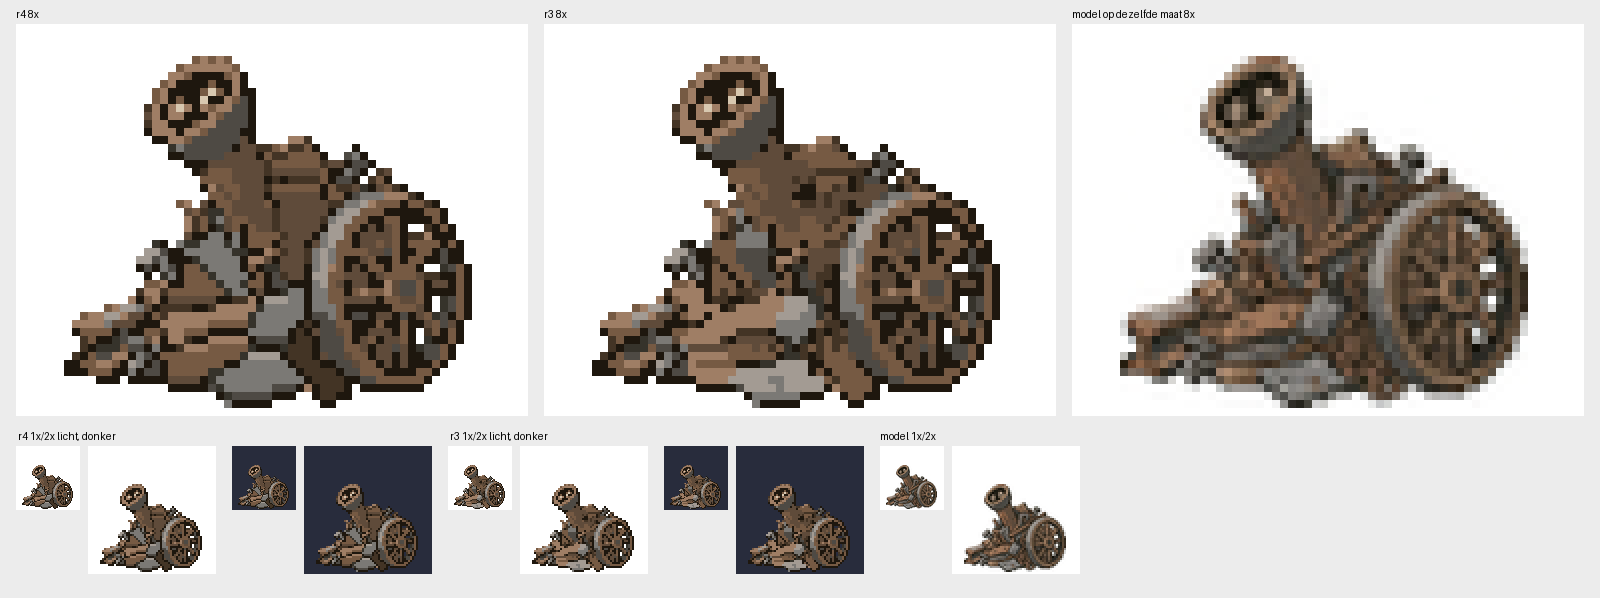

Write the Python code that produced this figure.
# vel r2: r2 8x | r1 8x | model (natief) verkleind op dezelfde maat 8x ; 1x/2x r2 op licht en donker, r1 en model 1x/2x
import sys; from PIL import Image, ImageDraw; import numpy as np
H=lambda c:[int(c[i:i+2],16) for i in (1,3,5)]
PAL=['#1e170e','#433425','#5f4b3a','#765a43','#9f7e65','#b39b87','#36332b','#4e4a44','#7b7975','#a39b93','#d8c8b0']
P=np.array([H(c) for c in PAL],np.uint8)
def rgba(f):
    o=np.load(f); r=np.zeros((64,64,4),np.uint8); r[o>0,:3]=P[o[o>0]-1]; r[o>0,3]=255; return Image.fromarray(r,'RGBA')
sp=rgba('sprite.npy'); r1=rgba('../sprite_r3/sprite.npy')
sp.save('sprite.png'); w=Image.new('RGB',(64,64),'white'); w.paste(sp,(0,0),sp); w.resize((512,512),Image.NEAREST).save('sprite_8x.png')
X,Y,ww,hh=[int(t) for t in open('plaats.txt').read().split()]
m=Image.open('natief.png').convert('RGB'); a=np.asarray(m); fg=a.min(2)<225; ys,xs=np.where(fg)
ref=Image.new('RGB',(64,64),'white'); ref.paste(m.crop((xs.min(),ys.min(),xs.max()+1,ys.max()+1)).resize((ww,hh),Image.LANCZOS),(X,Y))
def on(s,bg): b=Image.new('RGBA',(64,64),bg); return Image.alpha_composite(b,s).convert('RGB')
C=(0,120,512,512)  # alleen het deel met de sprite (rij 15-64)
V=Image.new('RGB',(3*512+4*16,392+16+40+150),(236,236,236)); d=ImageDraw.Draw(V)
for i,(im,t) in enumerate(((on(sp,(255,255,255,255)),'r4'),(on(r1,(255,255,255,255)),'r3'),(ref,'model op dezelfde maat'))):
    V.paste(im.resize((512,512),Image.NEAREST).crop(C),(16+i*528,24)); d.text((16+i*528,8),t+' 8x',fill=(0,0,0))
y=24+392+30; x=16
for s,t in ((sp,'r4'),(r1,'r3')):
    for bg in ((255,255,255),(40,44,60)):
        V.paste(on(s,bg+(255,)),(x,y)); V.paste(on(s,bg+(255,)).resize((128,128),Image.NEAREST),(x+72,y)); x+=216
    d.text((x-430,y-16),t+' 1x/2x licht, donker',fill=(0,0,0))
V.paste(ref,(x,y)); V.paste(ref.resize((128,128),Image.NEAREST),(x+72,y)); d.text((x,y-16),'model 1x/2x',fill=(0,0,0))
V.save('vel.png')
